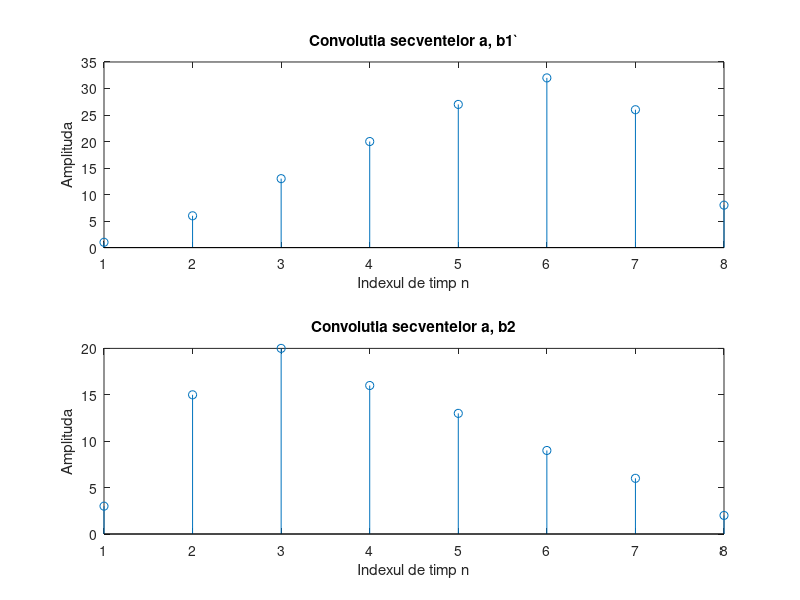

Write the MATLAB code that produced this figure.
a = [1 4 2];
b = [1 2 3 4 5 4 3 3 2 2 1 1];

b1 = b(1:6);
b2 = b(7:end);

k = 1:1:8;

c1 = conv(a, b1);
c2 = conv(a, b2);

subplot(2, 1, 1)
stem(k, c1)
xlabel('Indexul de timp n'); ylabel('Amplituda')
title('Convolutia secventelor a, b1`')

subplot(2, 1, 2)
stem(k, c2)
xlabel('Indexul de timp n'); ylabel('Amplituda')
title('Convolutia secventelor a, b2')
